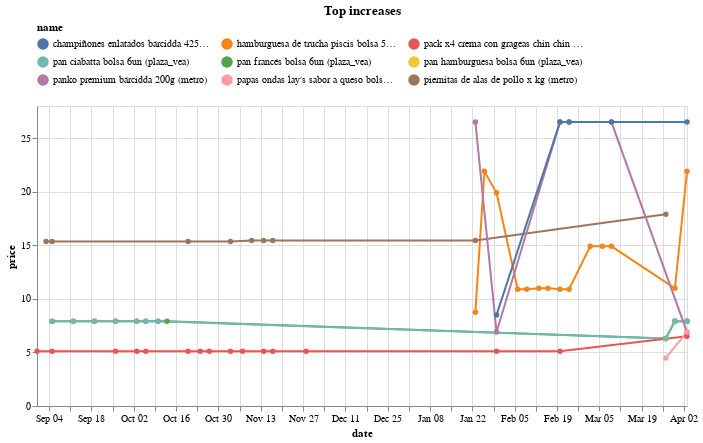

Write notebook code for a chart like this one.
### Code cell
(top_changes
 .sort_values('change')
 .tail(10)
 .loc[:, ['store','sku']]
 .merge(df, on=['store','sku'])
 .pipe(alt.Chart)
 .mark_line(point=True)
 .encode(x='date', y='price', color='name', tooltip=['name','price'])
 .properties(width=650, title='Top increases')
 .configure_legend(orient='top', columns=3)
)

### Figure 1 — Vega-Lite specification as saved in the notebook (floating-point values rounded to 4 significant figures)
{"config": {"view": {"continuousWidth": 400, "continuousHeight": 300}, "legend": {"columns": 3, "orient": "top"}}, "data": {"name": "data-dfb8a9be531389640b3b5f1e95ea24db"}, "mark": {"type": "line", "point": true}, "encoding": {"color": {"field": "name", "type": "nominal"}, "tooltip": [{"field": "name", "type": "nominal"}, {"field": "price", "type": "quantitative"}], "x": {"field": "date", "type": "temporal"}, "y": {"field": "price", "type": "quantitative"}}, "title": "Top increases", "width": 650, "$schema": "https://vega.github.io/schema/vega-lite/v4.17.0.json", "datasets": {"data-dfb8a9be531389640b3b5f1e95ea24db": [{"store": "plaza_vea", "sku": 10728, "brand": "PLAZA VEA", "uri": "https://www.plazavea.com.pe/pan-frances-bolsa-6un/p", "name": "pan francés bolsa 6un (plaza_vea)", "price": 7.9, "category": "https://www.plazavea.com.pe/panaderia-y-pasteleria", "date": "2023-03-30T00:00:00"}, {"store": "plaza_vea", "sku": 10728, "brand": "PLAZA VEA", "uri": "https://www.plazavea.com.pe/pan-frances-bolsa-6un/p", "name": "pan francés bolsa 6un (plaza_vea)", "price": 7.9, "category": "https://www.plazavea.com.pe/panaderia-y-pasteleria", "date": "2023-04-03T00:00:00"}, {"store": "plaza_vea", "sku": 10728, "brand": "PLAZA VEA", "uri": "https://www.plazavea.com.pe/pan-frances-bolsa-6un/p", "name": "pan francés bolsa 6un (plaza_vea)", "price": 6.31, "category": "https://www.plazavea.com.pe/panaderia-y-pasteleria", "date": "2023-03-27T00:00:00"}, {"store": "plaza_vea", "sku": 11242, "brand": "PLAZA VEA", "uri": "https://www.plazavea.com.pe/pan-hamburguesa/p", "name": "pan hamburguesa bolsa 6un (plaza_vea)", "price": 7.9, "category": "https://www.plazavea.com.pe/panaderia-y-pasteleria", "date": "2023-03-30T00:00:00"}, {"store": "plaza_vea", "sku": 11242, "brand": "PLAZA VEA", "uri": "https://www.plazavea.com.pe/pan-hamburguesa/p", "name": "pan hamburguesa bolsa 6un (plaza_vea)", "price": 7.9, "category": "https://www.plazavea.com.pe/panaderia-y-pasteleria", "date": "2023-04-03T00:00:00"}, {"store": "plaza_vea", "sku": 11242, "brand": "PLAZA VEA", "uri": "https://www.plazavea.com.pe/pan-hamburguesa/p", "name": "pan hamburguesa bolsa 6un (plaza_vea)", "price": 6.31, "category": "https://www.plazavea.com.pe/panaderia-y-pasteleria", "date": "2023-03-27T00:00:00"}, {"store": "plaza_vea", "sku": 16823, "brand": "PLAZA VEA", "uri": "https://www.plazavea.com.pe/pan-frances/p", "name": "pan francés bolsa 6un (plaza_vea)", "price": 7.9, "category": "https://www.plazavea.com.pe/panaderia-y-pasteleria", "date": "2022-09-12T00:00:00"}, {"store": "plaza_vea", "sku": 16823, "brand": "PLAZA VEA", "uri": "https://www.plazavea.com.pe/pan-frances/p", "name": "pan francés bolsa 6un (plaza_vea)", "price": 7.9, "category": "https://www.plazavea.com.pe/panaderia-y-pasteleria", "date": "2023-03-30T00:00:00"}, {"store": "plaza_vea", "sku": 16823, "brand": "PLAZA VEA", "uri": "https://www.plazavea.com.pe/pan-frances/p", "name": "pan francés bolsa 6un (plaza_vea)", "price": 7.9, "category": "https://www.plazavea.com.pe/panaderia-y-pasteleria", "date": "2022-10-06T00:00:00"}, {"store": "plaza_vea", "sku": 16823, "brand": "PLAZA VEA", "uri": "https://www.plazavea.com.pe/pan-frances/p", "name": "pan francés bolsa 6un (plaza_vea)", "price": 7.9, "category": "https://www.plazavea.com.pe/panaderia-y-pasteleria", "date": "2023-04-03T00:00:00"}, {"store": "plaza_vea", "sku": 16823, "brand": "PLAZA VEA", "uri": "https://www.plazavea.com.pe/pan-frances/p", "name": "pan francés bolsa 6un (plaza_vea)", "price": 6.31, "category": "https://www.plazavea.com.pe/panaderia-y-pasteleria", "date": "2023-03-27T00:00:00"}, {"store": "plaza_vea", "sku": 16823, "brand": "PLAZA VEA", "uri": "https://www.plazavea.com.pe/pan-frances/p", "name": "pan francés bolsa 6un (plaza_vea)", "price": 7.9, "category": "https://www.plazavea.com.pe/panaderia-y-pasteleria", "date": "2022-10-10T00:00:00"}, {"store": "plaza_vea", "sku": 16823, "brand": "PLAZA VEA", "uri": "https://www.plazavea.com.pe/pan-frances/p", "name": "pan francés bolsa 6un (plaza_vea)", "price": 7.9, "category": "https://www.plazavea.com.pe/panaderia-y-pasteleria", "date": "2022-09-05T00:00:00"}, {"store": "plaza_vea", "sku": 16823, "brand": "PLAZA VEA", "uri": "https://www.plazavea.com.pe/pan-frances/p", "name": "pan francés bolsa 6un (plaza_vea)", "price": 7.9, "category": "https://www.plazavea.com.pe/panaderia-y-pasteleria", "date": "2022-09-19T00:00:00"}, {"store": "plaza_vea", "sku": 16823, "brand": "PLAZA VEA", "uri": "https://www.plazavea.com.pe/pan-frances/p", "name": "pan francés bolsa 6un (plaza_vea)", "price": 7.9, "category": "https://www.plazavea.com.pe/panaderia-y-pasteleria", "date": "2022-10-13T00:00:00"}, {"store": "plaza_vea", "sku": 16823, "brand": "PLAZA VEA", "uri": "https://www.plazavea.com.pe/pan-frances/p", "name": "pan francés bolsa 6un (plaza_vea)", "price": 7.9, "category": "https://www.plazavea.com.pe/panaderia-y-pasteleria", "date": "2022-10-03T00:00:00"}, {"store": "plaza_vea", "sku": 16823, "brand": "PLAZA VEA", "uri": "https://www.plazavea.com.pe/pan-frances/p", "name": "pan francés bolsa 6un (plaza_vea)", "price": 7.9, "category": "https://www.plazavea.com.pe/panaderia-y-pasteleria", "date": "2022-09-26T00:00:00"}, {"store": "plaza_vea", "sku": 16815, "brand": "PLAZA VEA", "uri": "https://www.plazavea.com.pe/pan-ciabatta/p", "name": "pan ciabatta bolsa 6un (plaza_vea)", "price": 7.9, "category": "https://www.plazavea.com.pe/panaderia-y-pasteleria", "date": "2022-09-12T00:00:00"}, {"store": "plaza_vea", "sku": 16815, "brand": "PLAZA VEA", "uri": "https://www.plazavea.com.pe/pan-ciabatta/p", "name": "pan ciabatta bolsa 6un (plaza_vea)", "price": 7.9, "category": "https://www.plazavea.com.pe/panaderia-y-pasteleria", "date": "2023-03-30T00:00:00"}, {"store": "plaza_vea", "sku": 16815, "brand": "PLAZA VEA", "uri": "https://www.plazavea.com.pe/pan-ciabatta/p", "name": "pan ciabatta bolsa 6un (plaza_vea)", "price": 7.9, "category": "https://www.plazavea.com.pe/panaderia-y-pasteleria", "date": "2022-10-06T00:00:00"}, {"store": "plaza_vea", "sku": 16815, "brand": "PLAZA VEA", "uri": "https://www.plazavea.com.pe/pan-ciabatta/p", "name": "pan ciabatta bolsa 6un (plaza_vea)", "price": 7.9, "category": "https://www.plazavea.com.pe/panaderia-y-pasteleria", "date": "2023-04-03T00:00:00"}, {"store": "plaza_vea", "sku": 16815, "brand": "PLAZA VEA", "uri": "https://www.plazavea.com.pe/pan-ciabatta/p", "name": "pan ciabatta bolsa 6un (plaza_vea)", "price": 6.31, "category": "https://www.plazavea.com.pe/panaderia-y-pasteleria", "date": "2023-03-27T00:00:00"}, {"store": "plaza_vea", "sku": 16815, "brand": "PLAZA VEA", "uri": "https://www.plazavea.com.pe/pan-ciabatta/p", "name": "pan ciabatta bolsa 6un (plaza_vea)", "price": 7.9, "category": "https://www.plazavea.com.pe/panaderia-y-pasteleria", "date": "2022-10-10T00:00:00"}, {"store": "plaza_vea", "sku": 16815, "brand": "PLAZA VEA", "uri": "https://www.plazavea.com.pe/pan-ciabatta/p", "name": "pan ciabatta bolsa 6un (plaza_vea)", "price": 7.9, "category": "https://www.plazavea.com.pe/panaderia-y-pasteleria", "date": "2022-09-05T00:00:00"}, {"store": "plaza_vea", "sku": 16815, "brand": "PLAZA VEA", "uri": "https://www.plazavea.com.pe/pan-ciabatta/p", "name": "pan ciabatta bolsa 6un (plaza_vea)", "price": 7.9, "category": "https://www.plazavea.com.pe/panaderia-y-pasteleria", "date": "2022-09-19T00:00:00"}, {"store": "plaza_vea", "sku": 16815, "brand": "PLAZA VEA", "uri": "https://www.plazavea.com.pe/pan-ciabatta/p", "name": "pan ciabatta bolsa 6un (plaza_vea)", "price": 7.9, "category": "https://www.plazavea.com.pe/panaderia-y-pasteleria", "date": "2022-10-03T00:00:00"}, {"store": "plaza_vea", "sku": 16815, "brand": "PLAZA VEA", "uri": "https://www.plazavea.com.pe/pan-ciabatta/p", "name": "pan ciabatta bolsa 6un (plaza_vea)", "price": 7.9, "category": "https://www.plazavea.com.pe/panaderia-y-pasteleria", "date": "2022-09-26T00:00:00"}, {"store": "metro", "sku": 16400, "brand": "Chin Chin", "uri": "https://www.metro.pe/pack-x4-crema-con-grageas-chin-chin-mix-80g-559505/p", "name": "pack x4 crema con grageas chin chin mix 80g (metro)", "price": 5.1, "category": "https://www.metro.pe/abarrotes/galletas-snacks-y-golosinas/caramelos-chupetes-y-lentejitas", "date": "2023-01-30T00:00:00"}, {"store": "metro", "sku": 16400, "brand": "Chin Chin", "uri": "https://www.metro.pe/pack-x4-crema-con-grageas-chin-chin-mix-80g-559505/p", "name": "pack x4 crema con grageas chin chin mix 80g (metro)", "price": 5.1, "category": "https://www.metro.pe/abarrotes/galletas-snacks-y-golosinas/caramelos-chupetes-y-lentejitas", "date": "2022-09-26T00:00:00"}, {"store": "metro", "sku": 16400, "brand": "Chin Chin", "uri": "https://www.metro.pe/pack-x4-crema-con-grageas-chin-chin-mix-80g-559505/p", "name": "pack x4 crema con grageas chin chin mix 80g (metro)", "price": 6.5, "category": "https://www.metro.pe/abarrotes/galletas-snacks-y-golosinas/caramelos-chupetes-y-lentejitas", "date": "2023-04-03T00:00:00"}, {"store": "metro", "sku": 16400, "brand": "Chin Chin", "uri": "https://www.metro.pe/pack-x4-crema-con-grageas-chin-chin-mix-80g-559505/p", "name": "pack x4 crema con grageas chin chin mix 80g (metro)", "price": 5.1, "category": "https://www.metro.pe/abarrotes/galletas-snacks-y-golosinas/caramelos-chupetes-y-lentejitas", "date": "2022-11-03T00:00:00"}, {"store": "metro", "sku": 16400, "brand": "Chin Chin", "uri": "https://www.metro.pe/pack-x4-crema-con-grageas-chin-chin-mix-80g-559505/p", "name": "pack x4 crema con grageas chin chin mix 80g (metro)", "price": 5.1, "category": "https://www.metro.pe/abarrotes/galletas-snacks-y-golosinas/caramelos-chupetes-y-lentejitas", "date": "2022-08-31T00:00:00"}, {"store": "metro", "sku": 16400, "brand": "Chin Chin", "uri": "https://www.metro.pe/pack-x4-crema-con-grageas-chin-chin-mix-80g-559505/p", "name": "pack x4 crema con grageas chin chin mix 80g (metro)", "price": 5.1, "category": "https://www.metro.pe/abarrotes/galletas-snacks-y-golosinas/caramelos-chupetes-y-lentejitas", "date": "2022-11-28T00:00:00"}, {"store": "metro", "sku": 16400, "brand": "Chin Chin", "uri": "https://www.metro.pe/pack-x4-crema-con-grageas-chin-chin-mix-80g-559505/p", "name": "pack x4 crema con grageas chin chin mix 80g (metro)", "price": 5.1, "category": "https://www.metro.pe/abarrotes/galletas-snacks-y-golosinas/caramelos-chupetes-y-lentejitas", "date": "2022-11-17T00:00:00"}, {"store": "metro", "sku": 16400, "brand": "Chin Chin", "uri": "https://www.metro.pe/pack-x4-crema-con-grageas-chin-chin-mix-80g-559505/p", "name": "pack x4 crema con grageas chin chin mix 80g (metro)", "price": 5.1, "category": "https://www.metro.pe/abarrotes/galletas-snacks-y-golosinas/caramelos-chupetes-y-lentejitas", "date": "2022-10-20T00:00:00"}, {"store": "metro", "sku": 16400, "brand": "Chin Chin", "uri": "https://www.metro.pe/pack-x4-crema-con-grageas-chin-chin-mix-80g-559505/p", "name": "pack x4 crema con grageas chin chin mix 80g (metro)", "price": 5.1, "category": "https://www.metro.pe/abarrotes/galletas-snacks-y-golosinas/caramelos-chupetes-y-lentejitas", "date": "2022-10-27T00:00:00"}, {"store": "metro", "sku": 16400, "brand": "Chin Chin", "uri": "https://www.metro.pe/pack-x4-crema-con-grageas-chin-chin-mix-80g-559505/p", "name": "pack x4 crema con grageas chin chin mix 80g (metro)", "price": 5.1, "category": "https://www.metro.pe/abarrotes/galletas-snacks-y-golosinas/caramelos-chupetes-y-lentejitas", "date": "2022-11-07T00:00:00"}, {"store": "metro", "sku": 16400, "brand": "Chin Chin", "uri": "https://www.metro.pe/pack-x4-crema-con-grageas-chin-chin-mix-80g-559505/p", "name": "pack x4 crema con grageas chin chin mix 80g (metro)", "price": 5.1, "category": "https://www.metro.pe/abarrotes/galletas-snacks-y-golosinas/caramelos-chupetes-y-lentejitas", "date": "2022-10-06T00:00:00"}, {"store": "metro", "sku": 16400, "brand": "Chin Chin", "uri": "https://www.metro.pe/pack-x4-crema-con-grageas-chin-chin-mix-80g-559505/p", "name": "pack x4 crema con grageas chin chin mix 80g (metro)", "price": 5.1, "category": "https://www.metro.pe/abarrotes/galletas-snacks-y-golosinas/caramelos-chupetes-y-lentejitas", "date": "2022-11-14T00:00:00"}, {"store": "metro", "sku": 16400, "brand": "Chin Chin", "uri": "https://www.metro.pe/pack-x4-crema-con-grageas-chin-chin-mix-80g-559505/p", "name": "pack x4 crema con grageas chin chin mix 80g (metro)", "price": 5.1, "category": "https://www.metro.pe/abarrotes/galletas-snacks-y-golosinas/caramelos-chupetes-y-lentejitas", "date": "2022-10-03T00:00:00"}, {"store": "metro", "sku": 16400, "brand": "Chin Chin", "uri": "https://www.metro.pe/pack-x4-crema-con-grageas-chin-chin-mix-80g-559505/p", "name": "pack x4 crema con grageas chin chin mix 80g (metro)", "price": 5.1, "category": "https://www.metro.pe/abarrotes/galletas-snacks-y-golosinas/caramelos-chupetes-y-lentejitas", "date": "2022-09-05T00:00:00"}, {"store": "metro", "sku": 16400, "brand": "Chin Chin", "uri": "https://www.metro.pe/pack-x4-crema-con-grageas-chin-chin-mix-80g-559505/p", "name": "pack x4 crema con grageas chin chin mix 80g (metro)", "price": 5.1, "category": "https://www.metro.pe/abarrotes/galletas-snacks-y-golosinas/caramelos-chupetes-y-lentejitas", "date": "2022-10-24T00:00:00"}, {"store": "metro", "sku": 16400, "brand": "Chin Chin", "uri": "https://www.metro.pe/pack-x4-crema-con-grageas-chin-chin-mix-80g-559505/p", "name": "pack x4 crema con grageas chin chin mix 80g (metro)", "price": 5.1, "category": "https://www.metro.pe/abarrotes/galletas-snacks-y-golosinas/caramelos-chupetes-y-lentejitas", "date": "2023-02-20T00:00:00"}, {"store": "plaza_vea", "sku": 13447, "brand": "PISCIS", "uri": "https://www.plazavea.com.pe/hamburguesa-de-trucha-piscis-bolsa-500g/p", "name": "hamburguesa de trucha piscis bolsa 500g (plaza_vea)", "price": 8.76, "category": "https://www.plazavea.com.pe/congelados", "date": "2023-01-23T00:00:00"}, {"store": "plaza_vea", "sku": 13447, "brand": "PISCIS", "uri": "https://www.plazavea.com.pe/hamburguesa-de-trucha-piscis-bolsa-500g/p", "name": "hamburguesa de trucha piscis bolsa 500g (plaza_vea)", "price": 10.9, "category": "https://www.plazavea.com.pe/congelados", "date": "2023-02-23T00:00:00"}, {"store": "plaza_vea", "sku": 13447, "brand": "PISCIS", "uri": "https://www.plazavea.com.pe/hamburguesa-de-trucha-piscis-bolsa-500g/p", "name": "hamburguesa de trucha piscis bolsa 500g (plaza_vea)", "price": 10.99, "category": "https://www.plazavea.com.pe/congelados", "date": "2023-02-13T00:00:00"}, {"store": "plaza_vea", "sku": 13447, "brand": "PISCIS", "uri": "https://www.plazavea.com.pe/hamburguesa-de-trucha-piscis-bolsa-500g/p", "name": "hamburguesa de trucha piscis bolsa 500g (plaza_vea)", "price": 10.99, "category": "https://www.plazavea.com.pe/congelados", "date": "2023-02-16T00:00:00"}, {"store": "plaza_vea", "sku": 13447, "brand": "PISCIS", "uri": "https://www.plazavea.com.pe/hamburguesa-de-trucha-piscis-bolsa-500g/p", "name": "hamburguesa de trucha piscis bolsa 500g (plaza_vea)", "price": 19.9, "category": "https://www.plazavea.com.pe/congelados", "date": "2023-01-30T00:00:00"}, {"store": "plaza_vea", "sku": 13447, "brand": "PISCIS", "uri": "https://www.plazavea.com.pe/hamburguesa-de-trucha-piscis-bolsa-500g/p", "name": "hamburguesa de trucha piscis bolsa 500g (plaza_vea)", "price": 10.9, "category": "https://www.plazavea.com.pe/congelados", "date": "2023-02-20T00:00:00"}, {"store": "plaza_vea", "sku": 13447, "brand": "PISCIS", "uri": "https://www.plazavea.com.pe/hamburguesa-de-trucha-piscis-bolsa-500g/p", "name": "hamburguesa de trucha piscis bolsa 500g (plaza_vea)", "price": 10.9, "category": "https://www.plazavea.com.pe/congelados", "date": "2023-02-09T00:00:00"}, {"store": "plaza_vea", "sku": 13447, "brand": "PISCIS", "uri": "https://www.plazavea.com.pe/hamburguesa-de-trucha-piscis-bolsa-500g/p", "name": "hamburguesa de trucha piscis bolsa 500g (plaza_vea)", "price": 14.9, "category": "https://www.plazavea.com.pe/congelados", "date": "2023-03-06T00:00:00"}, {"store": "plaza_vea", "sku": 13447, "brand": "PISCIS", "uri": "https://www.plazavea.com.pe/hamburguesa-de-trucha-piscis-bolsa-500g/p", "name": "hamburguesa de trucha piscis bolsa 500g (plaza_vea)", "price": 10.99, "category": "https://www.plazavea.com.pe/congelados", "date": "2023-03-30T00:00:00"}, {"store": "plaza_vea", "sku": 13447, "brand": "PISCIS", "uri": "https://www.plazavea.com.pe/hamburguesa-de-trucha-piscis-bolsa-500g/p", "name": "hamburguesa de trucha piscis bolsa 500g (plaza_vea)", "price": 14.9, "category": "https://www.plazavea.com.pe/congelados", "date": "2023-03-02T00:00:00"}, {"store": "plaza_vea", "sku": 13447, "brand": "PISCIS", "uri": "https://www.plazavea.com.pe/hamburguesa-de-trucha-piscis-bolsa-500g/p", "name": "hamburguesa de trucha piscis bolsa 500g (plaza_vea)", "price": 21.9, "category": "https://www.plazavea.com.pe/congelados", "date": "2023-04-03T00:00:00"}, {"store": "plaza_vea", "sku": 13447, "brand": "PISCIS", "uri": "https://www.plazavea.com.pe/hamburguesa-de-trucha-piscis-bolsa-500g/p", "name": "hamburguesa de trucha piscis bolsa 500g (plaza_vea)", "price": 10.9, "category": "https://www.plazavea.com.pe/congelados", "date": "2023-02-06T00:00:00"}, {"store": "plaza_vea", "sku": 13447, "brand": "PISCIS", "uri": "https://www.plazavea.com.pe/hamburguesa-de-trucha-piscis-bolsa-500g/p", "name": "hamburguesa de trucha piscis bolsa 500g (plaza_vea)", "price": 14.9, "category": "https://www.plazavea.com.pe/congelados", "date": "2023-03-09T00:00:00"}, {"store": "plaza_vea", "sku": 13447, "brand": "PISCIS", "uri": "https://www.plazavea.com.pe/hamburguesa-de-trucha-piscis-bolsa-500g/p", "name": "hamburguesa de trucha piscis bolsa 500g (plaza_vea)", "price": 21.9, "category": "https://www.plazavea.com.pe/congelados", "date": "2023-01-26T00:00:00"}, {"store": "metro", "sku": 3868, "brand": "Genérico", "uri": "https://www.metro.pe/piernitas-de-alas-de-pollo-x-kg-227943-2/p", "name": "piernitas de alas de pollo x kg (metro)", "price": 15.35, "category": "https://www.metro.pe/carnes-aves-y-pescados/aves-y-huevos/cortes-de-pollo", "date": "2022-11-03T00:00:00"}, {"store": "metro", "sku": 3868, "brand": "Genérico", "uri": "https://www.metro.pe/piernitas-de-alas-de-pollo-x-kg-227943-2/p", "name": "piernitas de alas de pollo x kg (metro)", "price": 15.35, "category": "https://www.metro.pe/carnes-aves-y-pescados/aves-y-huevos/cortes-de-pollo", "date": "2022-09-03T00:00:00"}, {"store": "metro", "sku": 3868, "brand": ".", "uri": "https://www.metro.pe/piernitas-de-alas-de-pollo-x-kg-227943-2/p", "name": "piernitas de alas de pollo x kg (metro)", "price": 15.45, "category": "https://www.metro.pe/carnes-aves-y-pescados/aves-y-huevos/cortes-de-pollo", "date": "2022-11-17T00:00:00"}, {"store": "metro", "sku": 3868, "brand": "Genérico", "uri": "https://www.metro.pe/piernitas-de-alas-de-pollo-x-kg-227943-2/p", "name": "piernitas de alas de pollo x kg (metro)", "price": 15.35, "category": "https://www.metro.pe/carnes-aves-y-pescados/aves-y-huevos/cortes-de-pollo", "date": "2022-10-20T00:00:00"}, {"store": "metro", "sku": 3868, "brand": "Genérico", "uri": "https://www.metro.pe/piernitas-de-alas-de-pollo-x-kg-227943-2/p", "name": "piernitas de alas de pollo x kg (metro)", "price": 17.9, "category": "https://www.metro.pe/carnes-aves-y-pescados/aves-y-huevos/cortes-de-pollo", "date": "2023-03-27T00:00:00"}, {"store": "metro", "sku": 3868, "brand": "Genérico", "uri": "https://www.metro.pe/piernitas-de-alas-de-pollo-x-kg-227943-2/p", "name": "piernitas de alas de pollo x kg (metro)", "price": 15.45, "category": "https://www.metro.pe/carnes-aves-y-pescados/aves-y-huevos/cortes-de-pollo", "date": "2023-01-23T00:00:00"}, {"store": "metro", "sku": 3868, "brand": ".", "uri": "https://www.metro.pe/piernitas-de-alas-de-pollo-x-kg-227943-2/p", "name": "piernitas de alas de pollo x kg (metro)", "price": 15.45, "category": "https://www.metro.pe/carnes-aves-y-pescados/aves-y-huevos/cortes-de-pollo", "date": "2022-11-14T00:00:00"}, {"store": "metro", "sku": 3868, "brand": ".", "uri": "https://www.metro.pe/piernitas-de-alas-de-pollo-x-kg-227943-2/p", "name": "piernitas de alas de pollo x kg (metro)", "price": 15.45, "category": "https://www.metro.pe/carnes-aves-y-pescados/aves-y-huevos/cortes-de-pollo", "date": "2022-11-10T00:00:00"}, {"store": "metro", "sku": 3868, "brand": "Genérico", "uri": "https://www.metro.pe/piernitas-de-alas-de-pollo-x-kg-227943-2/p", "name": "piernitas de alas de pollo x kg (metro)", "price": 15.35, "category": "https://www.metro.pe/carnes-aves-y-pescados/aves-y-huevos/cortes-de-pollo", "date": "2022-09-05T00:00:00"}, {"store": "metro", "sku": 1017226, "brand": "Bárcidda", "uri": "https://www.metro.pe/panko-premium-barcidda-200g-981119/p", "name": "panko premium bárcidda 200g (metro)", "price": 6.9, "category": "https://www.metro.pe/abarrotes/condimentos-vinagres-y-comida-instantanea/salsas-y-bases-instantaneas", "date": "2023-01-30T00:00:00"}, {"store": "metro", "sku": 1017226, "brand": "Bárcidda", "uri": "https://www.metro.pe/panko-premium-barcidda-200g/p", "name": "panko premium bárcidda 200g (metro)", "price": 6.9, "category": "https://www.metro.pe/abarrotes/condimentos-vinagres-y-comida-instantanea/salsas-y-bases-instantaneas", "date": "2023-04-03T00:00:00"}, {"store": "metro", "sku": 1017226, "brand": "Bárcidda", "uri": "https://www.metro.pe/panko-premium-barcidda-200g-981119/p", "name": "panko premium bárcidda 200g (metro)", "price": 26.5, "category": "https://www.metro.pe/abarrotes/condimentos-vinagres-y-comida-instantanea/salsas-y-bases-instantaneas", "date": "2023-02-23T00:00:00"}, {"store": "metro", "sku": 1017226, "brand": "Bárcidda", "uri": "https://www.metro.pe/panko-premium-barcidda-200g-981119/p", "name": "panko premium bárcidda 200g (metro)", "price": 26.5, "category": "https://www.metro.pe/abarrotes/condimentos-vinagres-y-comida-instantanea/salsas-y-bases-instantaneas", "date": "2023-01-23T00:00:00"}, {"store": "metro", "sku": 1017226, "brand": "Bárcidda", "uri": "https://www.metro.pe/panko-premium-barcidda-200g-981119/p", "name": "panko premium bárcidda 200g (metro)", "price": 26.5, "category": "https://www.metro.pe/abarrotes/condimentos-vinagres-y-comida-instantanea/salsas-y-bases-instantaneas", "date": "2023-03-09T00:00:00"}, {"store": "metro", "sku": 1017226, "brand": "Bárcidda", "uri": "https://www.metro.pe/panko-premium-barcidda-200g-981119/p", "name": "panko premium bárcidda 200g (metro)", "price": 26.5, "category": "https://www.metro.pe/abarrotes/condimentos-vinagres-y-comida-instantanea/salsas-y-bases-instantaneas", "date": "2023-02-20T00:00:00"}, {"store": "metro", "sku": 1017225, "brand": "Bárcidda", "uri": "https://www.metro.pe/champinones-enlatados-barcidda-425g-981118/p", "name": "champiñones enlatados bárcidda 425g (metro)", "price": 8.5, "category": "https://www.metro.pe/abarrotes/alimentos-en-conserva/vegetales-en-conserva", "date": "2023-01-30T00:00:00"}, {"store": "metro", "sku": 1017225, "brand": "Bárcidda", "uri": "https://www.metro.pe/champinones-enlatados-barcidda-425g/p", "name": "champiñones enlatados bárcidda 425g (metro)", "price": 26.5, "category": "https://www.metro.pe/abarrotes/alimentos-en-conserva/vegetales-en-conserva", "date": "2023-04-03T00:00:00"}, {"store": "metro", "sku": 1017225, "brand": "Bárcidda", "uri": "https://www.metro.pe/champinones-enlatados-barcidda-425g-981118/p", "name": "champiñones enlatados bárcidda 425g (metro)", "price": 26.5, "category": "https://www.metro.pe/abarrotes/alimentos-en-conserva/vegetales-en-conserva", "date": "2023-02-23T00:00:00"}, {"store": "metro", "sku": 1017225, "brand": "Bárcidda", "uri": "https://www.metro.pe/champinones-enlatados-barcidda-425g-981118/p", "name": "champiñones enlatados bárcidda 425g (metro)", "price": 26.5, "category": "https://www.metro.pe/abarrotes/alimentos-en-conserva/vegetales-en-conserva", "date": "2023-03-09T00:00:00"}, {"store": "metro", "sku": 1017225, "brand": "Bárcidda", "uri": "https://www.metro.pe/champinones-enlatados-barcidda-425g-981118/p", "name": "champiñones enlatados bárcidda 425g (metro)", "price": 26.5, "category": "https://www.metro.pe/abarrotes/alimentos-en-conserva/vegetales-en-conserva", "date": "2023-02-20T00:00:00"}, {"store": "plaza_vea", "sku": 10843787, "brand": "LAYS", "uri": "https://www.plazavea.com.pe/papas-ondas-lays-sabor-a-queso-bolsa-140g/p", "name": "papas ondas lay's sabor a queso bolsa 140g (plaza_vea)", "price": 6.9, "category": "https://www.plazavea.com.pe/abarrotes", "date": "2023-04-03T00:00:00"}, {"store": "plaza_vea", "sku": 10843787, "brand": "LAYS", "uri": "https://www.plazavea.com.pe/papas-ondas-lays-sabor-a-queso-bolsa-140g/p", "name": "papas ondas lay's sabor a queso bolsa 140g (plaza_vea)", "price": 4.49, "category": "https://www.plazavea.com.pe/abarrotes", "date": "2023-03-27T00:00:00"}]}}
